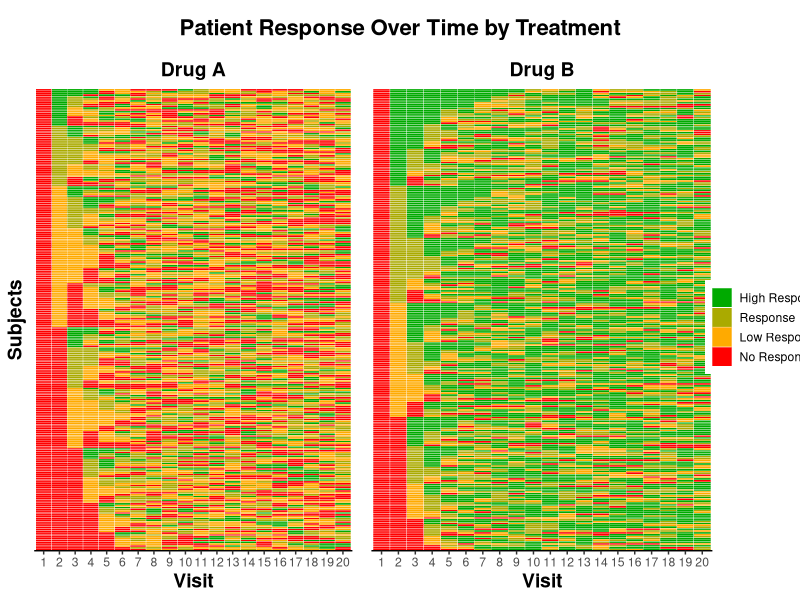

Recreate this plot in R.
library(dplyr)
library(tidyr)
library(ggplot2)
library(scales)
library(gridExtra)
library(grid)

# Constants
RESPONSE_LEVELS <-  c("No Response", "Low Response", "Response", "High Response", "Missing")
SORT_ORDER_MAP <- setNames(1:5, RESPONSE_LEVELS)
COLOR_VALUES <- c(
  "High Response" = "#00AA00",
  "Response" = "#AAAA00",
  "Low Response" = "#FFAA00",
  "No Response" = "#FF0000",
  "Missing" = "#888888"
)

create_sort_key <- function(df, visit_levels) {
  sapply(df[as.character(visit_levels)], function(col) sprintf("%02d", SORT_ORDER_MAP[col])) %>%
    apply(1, paste, collapse = "")
}

prepare_plot_data <-  function(heatmap_data, visit_levels, sorted_subjects) {
  heatmap_data %>%
    mutate(
      AVISITN = factor(AVISITN, levels = visit_levels),
      AVALC = factor(AVALC, levels = RESPONSE_LEVELS),
      USUBJID = factor(USUBJID, levels = rev(sorted_subjects))
    )
}

create_ggplot <-  function(plot_data, treatment_name) {
  existing_levels <- unique(plot_data$AVALC)
  color_values <- COLOR_VALUES[names(COLOR_VALUES) %in% existing_levels]
  legend_order <- rev(RESPONSE_LEVELS[RESPONSE_LEVELS %in% existing_levels])
  
  ggplot(plot_data, aes(x = AVISITN, y = USUBJID, fill = AVALC)) +
    geom_tile(color = "white") +
    scale_fill_manual(values = color_values, breaks = legend_order, drop = FALSE) +
    labs(x = "Visit", y = "Subjects", fill = NULL, title = treatment_name) +
    theme_classic() +
    theme(
      plot.title = element_text(size = 14, face = "bold", hjust = 0.5),
      axis.text.y = element_blank(),
      axis.title = element_text(size = 14, face = "bold"),
      axis.ticks.y = element_blank(),
      axis.line.y = element_blank(),
      legend.title = element_blank(),
      panel.grid = element_blank()
    )
}

create_heatmap <- function(df, treatment_name) {
  heatmap_data <- df %>%
    select(USUBJID, AVISITN, AVALC) %>%
    mutate(AVALC = factor(ifelse(is.na(AVALC), "Missing", AVALC), levels = RESPONSE_LEVELS)) %>%
    arrange(USUBJID)
  
  visit_levels <-  sort(unique(heatmap_data$AVISITN))
  
  subject_wide <- heatmap_data %>%
    pivot_wider(names_from = AVISITN, values_from = AVALC, values_fill = "Missing") %>%
    mutate(sort_key = create_sort_key(., visit_levels)) %>%
    arrange(desc(sort_key))
  
  sorted_subjects <- subject_wide$USUBJID
  
  plot_data <- prepare_plot_data(heatmap_data, visit_levels, sorted_subjects)
  
  create_ggplot(plot_data, treatment_name)
}

save_heatmaps <- function(heatmap_a, heatmap_b) {
  if (!is.null(heatmap_a) && !is.null(heatmap_b)) {
    # Remove legends and adjust y-axis title
    heatmap_a_no_legend <- heatmap_a + theme(legend.position = "none")
    heatmap_b_no_legend <- heatmap_b + theme(legend.position = "none", axis.title.y = element_blank())
    
    # Extract legend
    legend <- ggplotGrob(heatmap_b + 
                           theme(legend.position = "right",
                                 legend.box.margin = margin(0, 0, 0, 12),
                                 legend.key.size = unit(0.5, "cm")))$grobs
    legend <- legend[[which(sapply(legend, function(x) x$name) == "guide-box")]]
    
    # Arrange plots
    combined <- grid.arrange(
      grob = textGrob("Patient Response Over Time by Treatment", gp = gpar(fontsize = 16, fontface = "bold")),
      arrangeGrob(
        arrangeGrob(heatmap_a_no_legend, heatmap_b_no_legend, ncol = 2, widths = c(1, 1)),
        legend,
        ncol = 2,
        widths = c(0.9, 0.1)
      ),
      ncol = 1,
      heights = c(0.1, 1)
    )
    
    # Save the plot
    ggsave("202504/heatmap_drug_comparison.png", combined, width = 20, height = 10, bg = "white")
    cat("Saved combined heatmap: heatmap_drug_comparison.png\n")
  } else {
    if (!is.null(heatmap_a)) {
      ggsave("202504/heatmap_drug_a.png", heatmap_a, width = 10, height = 8, bg = "white")
      cat("Saved Drug A heatmap: heatmap_drug_a.png\n")
    }
    if (!is.null(heatmap_b)) {
      ggsave("202504/heatmap_drug_b.png", heatmap_b, width = 10, height = 8, bg = "white")
      cat("Saved Drug B heatmap: heatmap_drug_b.png\n")
    }
  }
}

# Main execution
data <- read.csv("202504/WWW_APR2025.csv", stringsAsFactors = FALSE)
treatment_a_data <- filter(data, TRT == "Drug A")
treatment_b_data <- filter(data, TRT == "Drug B")

heatmap_a <- create_heatmap(treatment_a_data, "Drug A")
heatmap_b <- create_heatmap(treatment_b_data, "Drug B")

save_heatmaps(heatmap_a, heatmap_b)